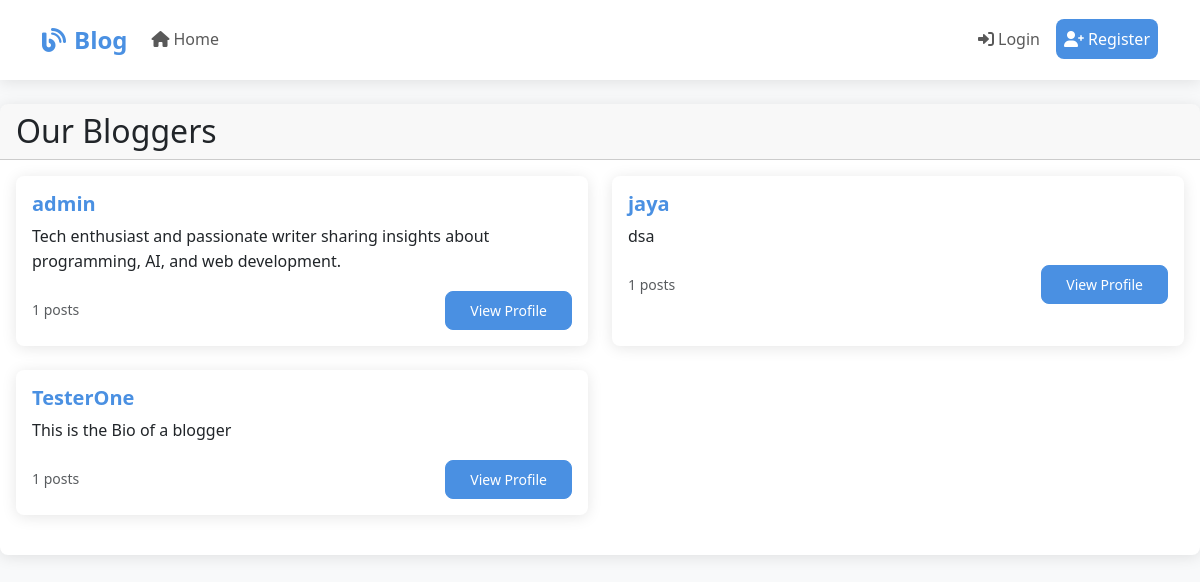
The page /bloggers/ on the database its author committed.
### blog/models.py (models this page shows, shortened)
class Blogger(models.Model):
    user = models.OneToOneField(User, on_delete=models.CASCADE)
    bio = models.TextField(max_length=500, blank=True)

### blog/views.py (the view)
# urls.py: path('bloggers/', views.BloggerListView.as_view(), name='blogger-list'),
class BloggerListView(ListView):
    model = Blogger
    template_name = 'blog/blogger_list.html'
    context_object_name = 'bloggers'

### templates/blog/blogger_list.html (shortened to what this page needs)
{% extends 'base.html' %}
{% block content %}
<div class="card">
    <div class="card-header">
        <h2 class="mb-0">Our Bloggers</h2>
    </div>
    <div class="card-body">
        <div class="row">
            {% for blogger in bloggers %}
            <div class="col-md-6 mb-4">
                <div class="card h-100">
                    <div class="card-body">
                        <h3 class="card-title h5">{{ blogger.user.username }}</h3>
                        <p class="card-text">{{ blogger.bio|truncatewords:30 }}</p>
                        <div class="d-flex justify-content-between align-items-center">
                            <small class="text-muted">{{ blogger.posts.count }} posts</small>
                            <a href="{% url 'blogger-detail' blogger.pk %}" class="btn btn-primary btn-sm">View Profile</a>
                        </div>
                    </div>
                </div>
            </div>
            {% empty %}
            <div class="col">
                <p>No bloggers registered yet.</p>
            </div>
            {% endfor %}
        </div>
    </div>
</div>
{% endblock %}

### templates/base.html (style rules this page uses)
:root { --primary-color: #4a90e2; --secondary-color: #f5f5f5; --text-color: #333; --border-radius: 8px; --box-shadow: 0 2px 15px rgba(0,0,0,0.1); --transition: all 0.3s ease; }
body { font-family: 'Segoe UI', system-ui, -apple-system, sans-serif; color: var(--text-color); background-color: #f8f9fa; line-height: 1.6; }
.card { border: none; border-radius: var(--border-radius); box-shadow: var(--box-shadow); transition: var(--transition); overflow: hidden; }
.card-title { color: var(--primary-color); font-weight: 600; }
.btn { border-radius: var(--border-radius); padding: 0.5rem 1.5rem; font-weight: 500; transition: var(--transition); }
.btn-primary { background-color: var(--primary-color); border-color: var(--primary-color); }

### rows shown on the page
Blogger: user.username "admin", bio "Tech enthusiast and passionate writer sharing insights about programming, AI, and web development.", posts.count "1"
Blogger: user.username "jaya", bio "dsa", posts.count "1"
Blogger: user.username "TesterOne", bio "This is the Bio of a blogger", posts.count "1"
